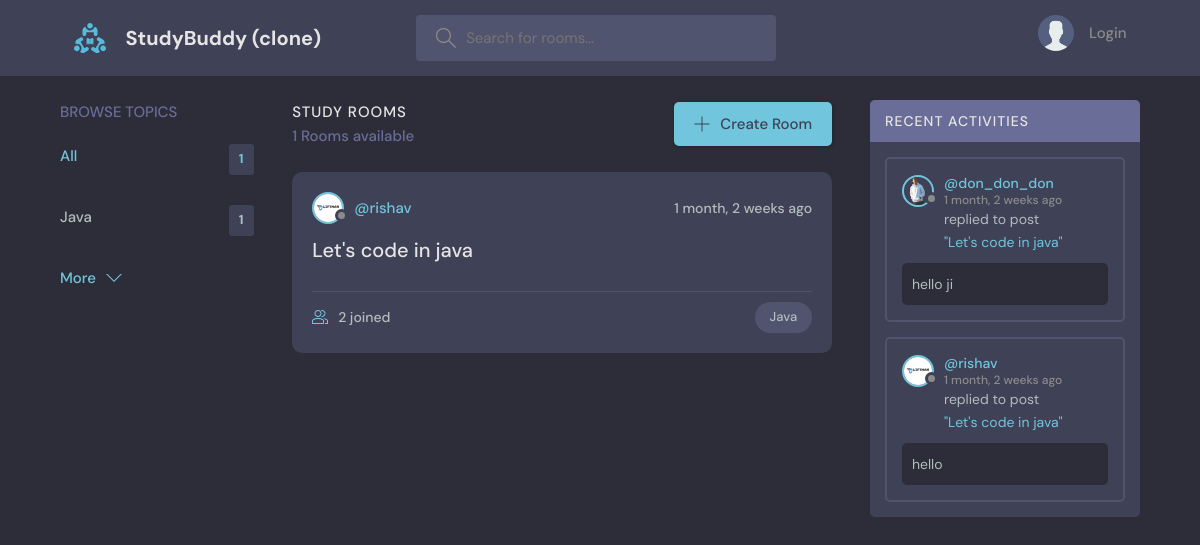
The page / on the database its author committed.
### base/models.py (models this page shows, shortened)
class Topic(models.Model):
    name = models.CharField(max_length=200)

class Room(models.Model):
    host = models.ForeignKey(User, on_delete=models.SET_NULL , null=True)
    topic = models.ForeignKey(Topic , on_delete=models.SET_NULL , null=True)
    name = models.CharField(max_length = 200 )
    description = models.TextField(null = True , blank = True)
    participants = models.ManyToManyField(User, related_name='Participants')
    updated = models.DateTimeField(auto_now = True)
    created = models.DateTimeField(auto_now_add = True)
    class Meta:
        ordering = ['-updated', '-created']
    def __str__(self):
        return self.name

class User(AbstractUser):
    name = models.CharField(max_length=200, null=True)
    email = models.EmailField(null=True)
    bio = models.TextField(null=True)
    avatar = models.ImageField(null=True, default="avatar.svg")
    USERNAME_FIELD = 'username'
    REQUIRED_FIELDS = []

class Message(models.Model):
    user = models.ForeignKey(User, on_delete=models.CASCADE)
    room = models.ForeignKey(Room , on_delete=models.CASCADE)
    body = models.TextField()
    updated = models.DateTimeField(auto_now = True)
    created = models.DateTimeField(auto_now_add = True)
    class Meta:
        ordering = ['-updated', '-created']

### base/views.py (the view)
# urls.py: path('', views.home , name = "home"),
def home(request):
    if request.method == "GET":
        q = request.GET.get('q','') # This gets the date from the request which has name 'q'.
        rooms = Room.objects.filter(topic__name__icontains = q) # This filter room to be rendered using.filter(topic__name__icontains=q)
        room_message = Message.objects.filter(room__topic__name__icontains = q) # This filter room to be rendered using.filter(topic__name__icontains=q)
    if request.method == "POST":
        q = request.POST.get('q')
        rooms = Room.objects.filter(name__icontains = q)
    topics = Topic.objects.all()[0:4]
    room_count = Room.objects.all().count
    content = {"rooms" : rooms , "topics" : topics, "room_count" : room_count , 'room_message':room_message,}
    return render(request , "base/home.html" , content)

### base/templates/base/home.html (shortened to what this page needs)
{% extends 'main.html' %}
{% block content %}
<main class="layout layout--3">
  <div class="container">
    {% include 'base/topic_component.html' %}
    <div class="roomList">
      <div class="roomList__header">
        <div>
          <h2>Study Rooms</h2>
          <p>{{room_count}} Rooms available</p>
        </div>
        <a class="btn btn--main" href="{% url 'createRoom' %}">
          <svg version="1.1" xmlns="http://www.w3.org/2000/svg" width="32" height="32" viewBox="0 0 32 32">
            <title>add</title>
            <path
              d="M16.943 0.943h-1.885v14.115h-14.115v1.885h14.115v14.115h1.885v-14.115h14.115v-1.885h-14.115v-14.115z">
            </path>
          </svg>
          Create Room
        </a>
      </div>
      {% include 'base/feed_component.html' %}
    </div>
    {% include 'base/activity_component.html' %}
  </div>
</main>
{% endblock content %}

### base/templates/base/topic_component.html
<div class="topics">
    <div class="topics__header">
      <h2>Browse Topics</h2>
    </div>
    <ul class="topics__list">
      <li>
        <a href="{%url 'home'%}" class="active">All <span>{{topics.count}}</span></a>
      </li>
      {% for topic in topics %}
      <li>
        <a href="{%  url 'home' %}?q={{topic.name}}">{{topic.name}} <span>{{topic.room_set.all.count}}</span></a>
      </li>
      {% endfor %}
    </ul>
    <a class="btn btn--link" href="{% url 'topics' %}">
      More
      <svg
        version="1.1"
        xmlns="http://www.w3.org/2000/svg"
        width="32"
        height="32"
        viewBox="0 0 32 32"
      >
        <title>chevron-down</title>
        <path d="M16 21l-13-13h-3l16 16 16-16h-3l-13 13z"></path>
      </svg>
    </a>
  </div>

### base/templates/base/feed_component.html (shortened to what this page needs)
{% for room in rooms %}
<div class="roomListRoom">
  <div class="roomListRoom__header">
    <a href="{% url 'profilepage' room.host.id %}" class="roomListRoom__author">
      <div class="avatar avatar--small">
        <img src="{{room.host.avatar.url}}"/>
      </div>
      <span>
      @{{room.host.username}}
      </span>
    </a>
    <div class="roomListRoom__actions">
      <span>{{room.created|timesince}} ago</span>
    </div>
  </div>
  <div class="roomListRoom__content">
    <a href="{% url 'room' room.id %}">{{room.name}}</a>
  </div>
  <div class="roomListRoom__meta">
    <a href="{% url 'room' room.id %}" class="roomListRoom__joined">
      {{room.participants.all.count}} joined
    </a>
    <p class="roomListRoom__topic">{{room.topic.name}}</p>
  </div>
</div>
{% endfor %}

### base/templates/base/activity_component.html (shortened to what this page needs)
<div class="activities">
  <div class="activities__header">
    <h2>Recent Activities</h2>
  </div>
  {% for message in room_message %}
  <div class="activities__box">
    <div class="activities__boxHeader roomListRoom__header">
      <a href="{% url 'profilepage' message.user.id %}" class="roomListRoom__author">
        <div class="avatar avatar--small">
          <img src="{{message.user.avatar.url}}" />
        </div>
        <p>
          @{{message.user}}
          <span>{{message.created|timesince}} ago</span>
        </p>
      </a>
    </div>
    <div class="activities__boxContent">
      <p>
        replied to post<a href="{% url 'room' message.room.id %}">"{{message.room}}"</a>
      </p>
      <div class="activities__boxRoomContent">
        {{message.body}}
      </div>
    </div>
  </div>
  {% endfor %}
</div>

### rows shown on the page
Topic: name "Java", room_set.all.count "1"
Room: host.avatar (picture), host.username "rishav", created "1 month, 2 weeks", name "Let's code in java", participants.all.count "2", topic.name "Java"
Message: user.avatar (picture), user "don_don_don", created "1 month, 2 weeks", room "Let's code in java", body "hello ji"
Message: user.avatar (picture), user "rishav", created "1 month, 2 weeks", room "Let's code in java", body "hello"

### other values the page prints
{{ topics.count }} "1"
{{ room_count }} "1"
